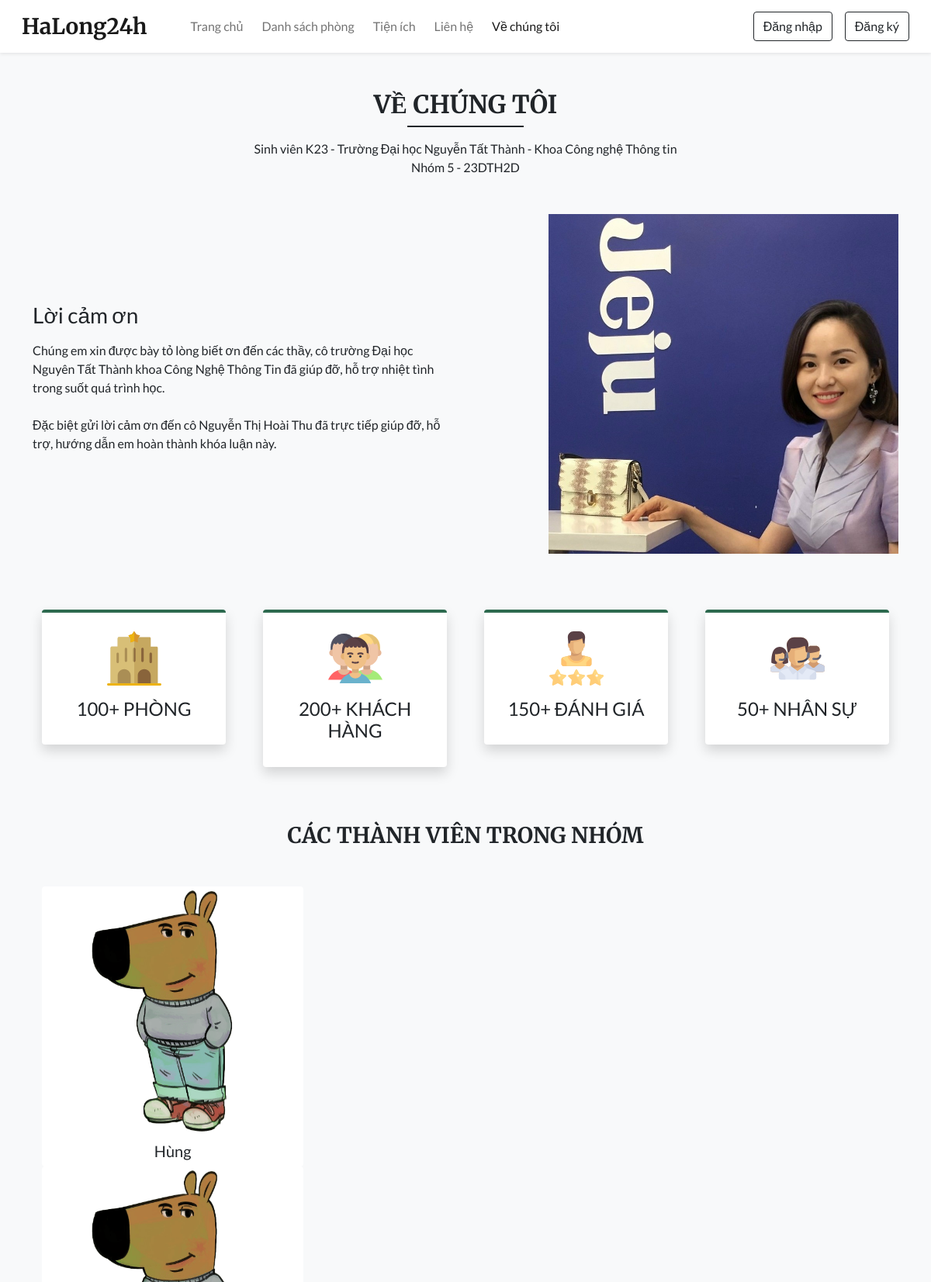
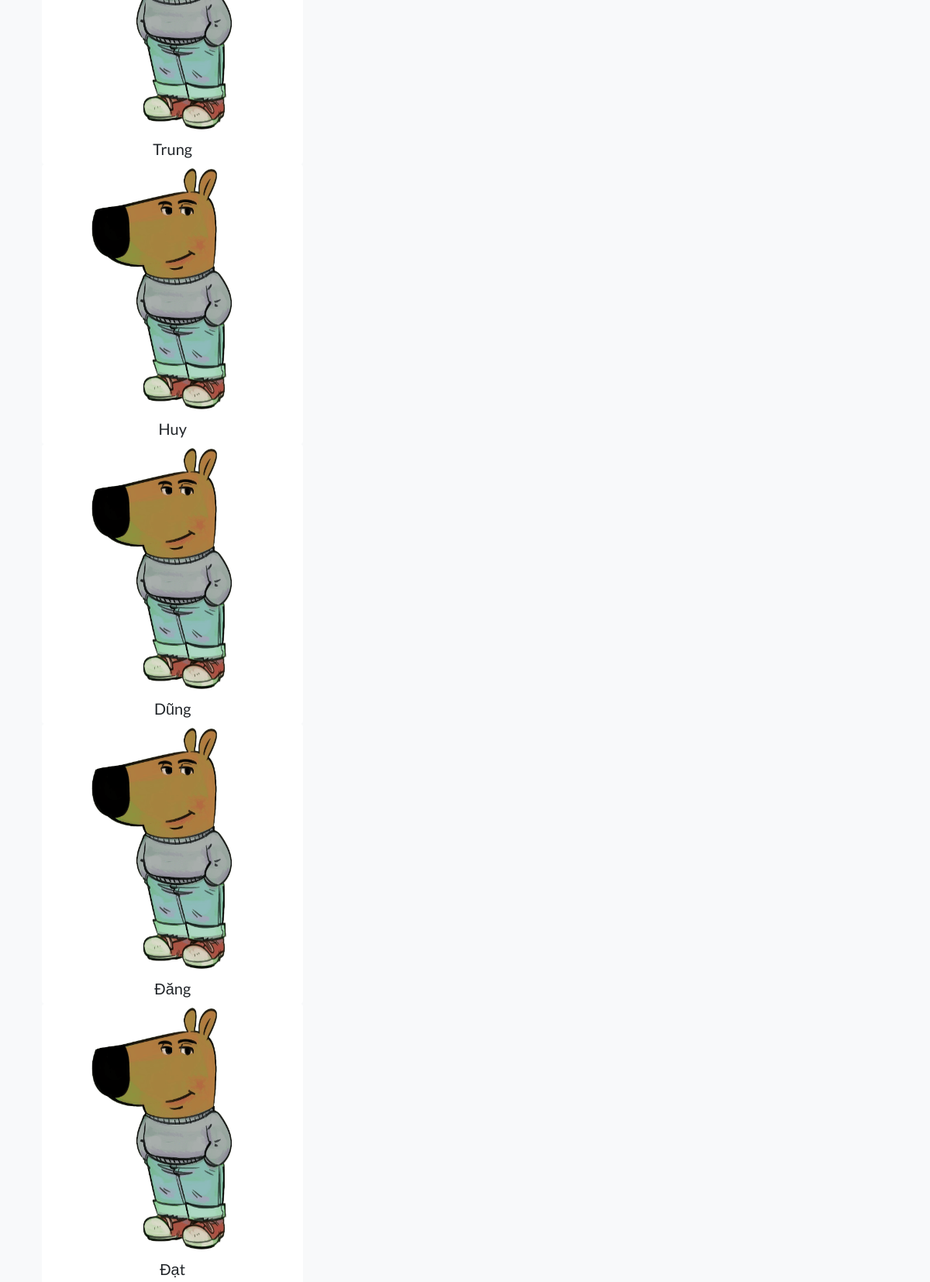
Page /about.php (upper part) on the committed database (2 pictures, top to bottom).
### tables this page shows
CREATE TABLE `settings` (
  `sr_no` int(11) NOT NULL,
  `site_title` varchar(50) NOT NULL,
  `site_about` varchar(250) NOT NULL,
  `shutdown` tinyint(1) NOT NULL
);

CREATE TABLE `team_details` (
  `sr_no` int(11) NOT NULL,
  `name` varchar(50) NOT NULL,
  `picture` varchar(150) NOT NULL
);

### admin/inc/db_config.php (called while the page is built, shortened)
<?php
function selectAll($table)
{
  $con = $GLOBALS['con'];
  $res = mysqli_query($con, "SELECT * FROM $table");
  return $res;
}
function select($sql, $values, $datatypes)
{
  $con = $GLOBALS['con'];
  if ($stmt = mysqli_prepare($con, $sql)) {
    mysqli_stmt_bind_param($stmt, $datatypes, ...$values);
    if (mysqli_stmt_execute($stmt)) {
      $res = mysqli_stmt_get_result($stmt);
      return $res;
    } else {
      mysqli_stmt_close($stmt);
      die("Query cannot be executed - Execute");
    }
  } else {
    die("Query cannot be executed - Select");
  }
}

### about.php (the view, shortened to what this page needs)
<!DOCTYPE html>
<html lang="en">
<head>
  <link  rel="stylesheet" href="https://unpkg.com/swiper@7/swiper-bundle.min.css">
  <?php require('inc/links.php'); ?>
</head>
<body class="bg-light">
  <?php require('inc/header.php'); ?>
  <div class="my-5 px-4">
    <h2 class="fw-bold h-font text-center">VỀ CHÚNG TÔI</h2>
    <div class="h-line bg-dark"></div>
    <p class="text-center mt-3">
      Sinh viên K23 - Trường Đại học Nguyễn Tất Thành - Khoa Công nghệ Thông tin <br>
      Nhóm 5 - 23DTH2D
    </p>
  </div>
  <div class="container">
    <div class="row justify-content-between align-items-center">
      <div class="col-lg-6 col-md-5 mb-4 order-lg-1 order-md-1 order-2">
        <h3 class="mb-3">Lời cảm ơn</h3>
        <p>
        Chúng em xin được bày tỏ lòng biết ơn đến các thầy, cô trường Đại học Nguyên Tất Thành khoa Công Nghệ Thông Tin đã giúp đỡ, hỗ trợ nhiệt tình trong suốt quá trình học. <br><br>
        Đặc biệt gửi lời cảm ơn đến cô Nguyễn Thị Hoài Thu đã trực tiếp giúp đỡ, hỗ trợ, hướng dẫn em hoàn thành khóa luận này.
        </p>
      </div>
      <div class="col-lg-5 col-md-5 mb-4 order-lg-2 order-md-2 order-1">
        <img src="images/about/about.jpg" class="w-100">
      </div>
    </div>
  </div>
  <div class="container mt-5">
    <div class="row">
      <div class="col-lg-3 col-md-6 mb-4 px-4">
        <div class="bg-white rounded shadow p-4 border-top border-4 text-center box">
          <img src="images/about/hotel.svg" width="70px">
          <h4 class="mt-3">100+ PHÒNG</h4>
        </div>
      </div>
      <div class="col-lg-3 col-md-6 mb-4 px-4">
        <div class="bg-white rounded shadow p-4 border-top border-4 text-center box">
          <img src="images/about/customers.svg" width="70px">
          <h4 class="mt-3">200+ KHÁCH HÀNG</h4>
        </div>
      </div>
      <div class="col-lg-3 col-md-6 mb-4 px-4">
        <div class="bg-white rounded shadow p-4 border-top border-4 text-center box">
          <img src="images/about/rating.svg" width="70px">
          <h4 class="mt-3">150+ ĐÁNH GIÁ</h4>
        </div>
      </div>
      <div class="col-lg-3 col-md-6 mb-4 px-4">
        <div class="bg-white rounded shadow p-4 border-top border-4 text-center box">
          <img src="images/about/staff.svg" width="70px">
          <h4 class="mt-3">50+ NHÂN SỰ</h4>
        </div>
      </div>
    </div>
  </div>
  <h3 class="my-5 fw-bold h-font text-center">CÁC THÀNH VIÊN TRONG NHÓM</h3>
  <div class="container px-4">
    <div class="swiper mySwiper">
      <div class="swiper-wrapper mb-5">
        <?php
          $about_r = selectAll('team_details');
          $path=ABOUT_IMG_PATH;
          while($row = mysqli_fetch_assoc($about_r)){
            echo<<<data
              <div class="swiper-slide bg-white text-center overflow-hidden rounded">
                <img src="$path$row[picture]" class="w-100">
                <h5 class="mt-2">$row[name]</h5>
              </div>
            data;
          }
        ?>
      </div>
    </div>
  </div>
</body>
</html>

### inc/links.php (shortened to what this page needs)
<link href="https://cdn.jsdelivr.net/npm/bootstrap@5.0.2/dist/css/bootstrap.min.css" rel="stylesheet">
<link rel="stylesheet" href="https://cdn.jsdelivr.net/npm/bootstrap-icons@1.9.1/font/bootstrap-icons.css">
<link rel="stylesheet" href="css/common.css">
<?php
  require('admin/inc/db_config.php');
  $settings_q = "SELECT * FROM `settings` WHERE `sr_no`=?";
  $values = [1];
  $settings_r = mysqli_fetch_assoc(select($settings_q,$values,'i'));
?>

### inc/header.php (shortened to what this page needs)
<nav id="nav-bar" class="navbar navbar-expand-lg navbar-light bg-white px-lg-3 py-lg-2 shadow-sm sticky-top">
  <div class="container-fluid">
    <a class="navbar-brand me-5 fw-bold fs-3 h-font" href="index.php"><?php echo $settings_r['site_title'] ?></a>
    <div class="collapse navbar-collapse" id="navbarSupportedContent">
      <ul class="navbar-nav me-auto mb-2 mb-lg-0">
        <li class="nav-item">
          <a class="nav-link me-2" href="index.php">Trang chủ</a>
        </li>
        <li class="nav-item">
          <a class="nav-link me-2" href="rooms.php">Danh sách phòng</a>
        </li>
        <li class="nav-item">
          <a class="nav-link me-2" href="facilities.php">Tiện ích</a>
        </li>
        <li class="nav-item">
          <a class="nav-link me-2" href="contact.php">Liên hệ</a>
        </li>
        <li class="nav-item">
          <a class="nav-link" href="about.php">Về chúng tôi</a>
        </li>
      </ul>
      <div class="d-flex">
        <?php
          if(isset($_SESSION['login']) && $_SESSION['login']==true)
          {
            $path = USERS_IMG_PATH;
            echo<<<data
              <div class="btn-group">
                <button type="button" class="btn btn-outline-dark shadow-none dropdown-toggle" data-bs-toggle="dropdown" data-bs-display="static" aria-expanded="false">
                  <img src="$path$_SESSION[uPic]" style="width: 25px; height: 25px;" class="me-1 rounded-circle">
                  $_SESSION[uName]
                </button>
                <ul class="dropdown-menu dropdown-menu-lg-end">
                  <li><a class="dropdown-item" href="profile.php">Hồ sơ cá nhân</a></li>
                  <li><a class="dropdown-item" href="bookings.php">Lịch sử đặt phòng</a></li>
                  <li><a class="dropdown-item" href="logout.php">Đăng xuất</a></li>
                </ul>
              </div>
            data;
          }
          else
          {
            echo<<<data
              <button type="button" class="btn btn-outline-dark shadow-none me-lg-3 me-2" data-bs-toggle="modal" data-bs-target="#loginModal">
                Đăng nhập
              </button>
              <button type="button" class="btn btn-outline-dark shadow-none" data-bs-toggle="modal" data-bs-target="#registerModal">
                Đăng ký
              </button>
            data;
          }
        ?>
      </div>
    </div>
  </div>
</nav>

### css/common.css (style rules this page uses)
:root { --teal: #2D6A4F; --teal_hover: #2D6A4F; }
* { font-family: 'Lato', sans-serif; }
.h-font { font-family: 'Merriweather', serif; }
.h-line { width: 150px; margin: 0 auto; height: 1.7px; }

### about.php (style rules this page uses)
.box { border-top-color: var(--teal) !important; }

### rows in the picture
settings: site_title "HaLong24h"
team_details: picture (picture), name "Hùng"
team_details: picture (picture), name "Trung"
team_details: picture (picture), name "Huy"
team_details: picture (picture), name "Dũng"
team_details: picture (picture), name "Đăng"
team_details: picture (picture), name "Đạt"
